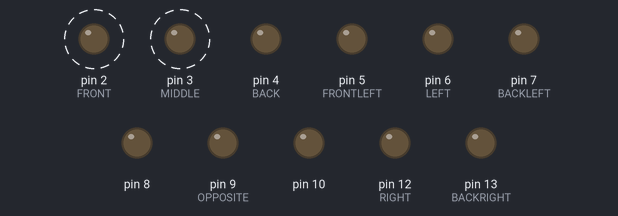
The sketch below on a simulated Arduino Uno, built with avr-gcc and run on an emulated ATmega328P. On the bench: output pins drawn as LEDs (lit = HIGH). Dashed ring = blinking. Pins used as bus, display or sensor lines are not drawn.

Above: at 0.45 s.
Timing chart, 0 to 3.0 s (numbered marks = the images above):
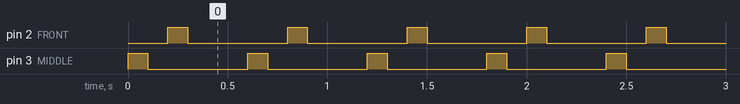

Measured:
- by itself, pin 2 (FRONT), pin 3 (MIDDLE): alternates HIGH for 0.10 s and LOW for 0.50 s
- by itself, everything shown: repeats every 0.60 s, in 4 steps

The sketch:

HapWear.ino
```cpp
#include <string.h>
#include <math.h>

#define PI 3.14159265

int FRONT = 2;
int MIDDLE = 3;
int BACK = 4;
int LEFT = 6;
int RIGHT = 12;
int FRONTLEFT = 5;
int FRONTRIGHT = 11;
int BACKLEFT = 7;
int BACKRIGHT = 13;
int OPPOSITE = 9;

char orientation[] = "right";

float vectorX = 0;
float vectorY = 0;
float vectorZ = 0;

const float g = -9.8;

int x;
int y;
int z;

int xold = 0;
int yold = 0;
int zold = 0;

float pitch = 0;
float roll = 0;
float yaw = 0;

int dx = 0.1; //these are lee-way callibrations to account for jitter
int dy = 0.2;
int dz = 0.5;

int xDif;
int yDif;
int zDif;
int zGdif;

int xEff;
int yEff;
int zEff;

boolean increasing = false;
boolean decreasing = false;
float prevPitch = 0;

int delayTime = 100;

void setup() {
  for(int i = 0; i < 14; i++) {
    pinMode(i, OUTPUT);
  }
  Serial.begin(9600);
  //pinmode(nelsoncode, INPUT);
  x = 0;
  y = 0;
  z = g;
  xEff = 0;
  yEff = 0;
  zEff = 0;
}

void left() {
  digitalWrite(MIDDLE, HIGH);
  delay(delayTime);
  digitalWrite(MIDDLE, LOW);
  delay(delayTime);
  digitalWrite(LEFT, HIGH);
  delay(delayTime);
  digitalWrite(LEFT, LOW);
  delay(delayTime);
  digitalWrite(LEFT, HIGH);
  delay(delayTime);
  digitalWrite(LEFT, LOW);
  delay(delayTime);
}

void right() {
  digitalWrite(MIDDLE, HIGH);
  delay(delayTime);
  digitalWrite(MIDDLE, LOW);
  delay(delayTime);
  digitalWrite(RIGHT, HIGH);
  delay(delayTime);
  digitalWrite(RIGHT, LOW);
  delay(delayTime);
  digitalWrite(RIGHT, HIGH);
  delay(delayTime);
  digitalWrite(RIGHT, LOW);
  delay(delayTime);
}

void front() {
  digitalWrite(MIDDLE, HIGH);
  delay(delayTime);
  digitalWrite(MIDDLE, LOW);
  delay(delayTime);
  digitalWrite(FRONT, HIGH);
  delay(delayTime);
  digitalWrite(FRONT, LOW);
  delay(delayTime);
  digitalWrite(FRONT, HIGH);
  delay(delayTime);
  digitalWrite(FRONT, LOW);
  delay(delayTime);
}

void back() {
  digitalWrite(MIDDLE, HIGH);
  delay(delayTime);
  digitalWrite(MIDDLE, LOW);
  delay(delayTime);
  digitalWrite(BACK, HIGH);
  delay(delayTime);
  digitalWrite(BACK, LOW);
  delay(delayTime);
  digitalWrite(BACK, HIGH);
  delay(delayTime);
  digitalWrite(BACK, LOW);
  delay(delayTime);
}

void frontLeft() {
  digitalWrite(MIDDLE, HIGH);
  delay(delayTime);
  digitalWrite(MIDDLE, LOW);
  delay(delayTime);
  digitalWrite(FRONT, HIGH);
  delay(delayTime);
  digitalWrite(FRONT, LOW);
  delay(delayTime);
  digitalWrite(FRONTLEFT, HIGH);
  delay(delayTime);
  digitalWrite(FRONTLEFT, LOW);
  delay(delayTime);
}

void frontRight() {
  digitalWrite(MIDDLE, HIGH);
  delay(delayTime);
  digitalWrite(MIDDLE, LOW);
  delay(delayTime);
  digitalWrite(FRONT, HIGH);
  delay(delayTime);
  digitalWrite(FRONT, LOW);
  delay(delayTime);
  digitalWrite(FRONTRIGHT, HIGH);
  delay(delayTime);
  digitalWrite(FRONTRIGHT, LOW);
  delay(delayTime);
}

void backLeft() {
  digitalWrite(MIDDLE, HIGH);
  delay(delayTime);
  digitalWrite(MIDDLE, LOW);
  delay(delayTime);
  digitalWrite(BACK, HIGH);
  delay(delayTime);
  digitalWrite(BACK, LOW);
  delay(delayTime);
  digitalWrite(BACKLEFT, HIGH);
  delay(delayTime);
  digitalWrite(BACKLEFT, LOW);
  delay(delayTime);
}

void backRight() {
  digitalWrite(MIDDLE, HIGH);
  delay(delayTime);
  digitalWrite(MIDDLE, LOW);
  delay(delayTime);
  digitalWrite(BACK, HIGH);
  delay(delayTime);
  digitalWrite(BACK, LOW);
  delay(delayTime);
  digitalWrite(BACKRIGHT, HIGH);
  delay(delayTime);
  digitalWrite(BACKRIGHT, LOW);
  delay(delayTime);
}

void up() {
  digitalWrite(OPPOSITE, HIGH);
  delay(delayTime);
  digitalWrite(OPPOSITE, LOW);
  delay(delayTime);
  digitalWrite(MIDDLE, HIGH);
  delay(delayTime);
  digitalWrite(MIDDLE, LOW);
  delay(delayTime);
  digitalWrite(MIDDLE, HIGH);
  delay(delayTime);
  digitalWrite(MIDDLE, LOW);
  delay(delayTime);
}

void down() {
  digitalWrite(MIDDLE, HIGH);
  delay(delayTime);
  digitalWrite(MIDDLE, LOW);
  delay(delayTime);
  digitalWrite(OPPOSITE, HIGH);
  delay(delayTime);
  digitalWrite(OPPOSITE, LOW);
  delay(delayTime);
  digitalWrite(OPPOSITE, HIGH);
  delay(delayTime);
  digitalWrite(OPPOSITE, LOW);
  delay(delayTime);
}

void updateData(){
  xold = x;
  yold = y;
  zold = z;
  x = digitalRead(12);
  y = digitalRead(11);
  z = digitalRead(10);

  pitch = digitalRead(12);
  roll = digitalRead(11);
  yaw = digitalRead(10);

  xDif = x - xold;
  yDif = y - yold;
  zDif = z - zold;
  zGdif = z-g;
}

boolean checkStillHand(){
  if(xDif != NULL && yDif != NULL && zDif != NULL){
    if(fabs(xDif) < dx && fabs(yDif) < dy && fabs(zDif) < dz ){
      return true;
    }
    else{
      return false;
    }
  }
  else{
    return false;
  }
}

void checkDiff(){
  if(fabs(xDif) < dx){
    xEff = xold;
  }else{
    xEff = x;
  }

  if(fabs(yDif) < dy){
    yEff = yold;
  }else{
    yEff = y;
  }

  if(fabs(zDif) < dz){
    zEff = zold;
  }else{
    zEff = z;
  }
}

boolean checkUpright(){
  int pitchleeway = 10;
  if(fabs(pitch-90) < pitchleeway){
    return true;
  }
  else {
    return false;
  }
}

boolean checkWave(){
  float leeway = 5;
  boolean prevIncreasing = increasing;
  boolean prevDecreasing = decreasing;
  if(checkUpright()) {
    if(prevPitch == 0) {
      prevPitch = pitch;
    }
    else if(pitch > prevPitch + leeway) { //now increasing
      increasing = true;
      decreasing = false;
      if(!prevIncreasing && prevDecreasing) {
        return true;
      }
      else {
        return false;
      }
    }
    else if(pitch < prevPitch - leeway) { //now decreasing
      decreasing = true;
      increasing = false;
      if(prevIncreasing && !prevDecreasing) {
        return true;
      }
      else {
        return false;
      }
    }
    else { //not moving
      increasing = false;
      decreasing = false;
      return false;
    }
  }
}

//#include <ctype.h>
#include <SoftwareSerial.h>
/*
#define bit9600Delay 84
#define halfBit9600Delay 42
#define bit4800Delay 188
#define halfBit4800Delay 94
*/
byte rx = 6;
byte tx = 7;

double xvect;
double yvect;

double lat;
double longt;

char sbuff[32];
const char* sendbuff = "hello hai";

void loop() {
  /*
  int numchars = Serial.available();
  if(numchars < 20){
    delay(500);
    return;
  }
  Serial.readBytes(sbuff, 16);
  xvect = *((double*)sbuff);
  yvect = *((double*)(sbuff+8));

  Serial.println(xvect, 32);
  Serial.println(yvect, 32);
  delay(100);


  updateData();
  checkDiff();
  boolean IsHandStill = checkStillHand();
  if(IsHandStill){
    Serial.write("Hand is Still");
  }

  vectorX = sin(pitch*PI/180);
  vectorY = sin(yaw*PI/180) * cos(pitch*PI/180);
  vectorZ = cos(yaw*PI/180) * cos(pitch*PI/180);

  if(strncmp(orientation, "top", 7) == 0) {
    FRONT = 2;
    MIDDLE = 3;
    BACK = 4;
    LEFT = 6;
    RIGHT = 12;
    FRONTLEFT = 5;
    FRONTRIGHT = 11;
    BACKLEFT = 7;
    BACKRIGHT = 13;
    OPPOSITE = 9;
  }
  else if(strncmp(orientation, "left", 7) == 0) {
    FRONT = 5;
    MIDDLE = 6;
    BACK = 7;
    LEFT = 9;
    RIGHT = 3;
    FRONTLEFT = 8;
    FRONTRIGHT = 2;
    BACKLEFT = 10;
    BACKRIGHT = 4;
    OPPOSITE = 12;
  }
  else if(strncmp(orientation, "right", 7) == 0) {
    FRONT = 11;
    MIDDLE = 12;
    BACK = 13;
    LEFT = 3;
    RIGHT = 9;
    FRONTLEFT = 2;
    FRONTRIGHT = 8;
    BACKLEFT = 4;
    BACKRIGHT = 10;
    OPPOSITE = 6;
  }
  else if(strncmp(orientation, "bottom", 7) == 0) {
    FRONT = 8;
    MIDDLE = 9;
    BACK = 10;
    LEFT = 12;
    RIGHT = 6;
    FRONTLEFT = 11;
    FRONTRIGHT = 5;
    BACKLEFT = 13;
    BACKRIGHT = 7;
    OPPOSITE = 3;
  }

  if(vectorZ >= 0 && fabs(vectorZ) >= fabs(vectorX) && fabs(vectorZ) >= fabs(vectorY)) {
    up();
  }
  else if(vectorZ < 0 && fabs(vectorZ) >= fabs(vectorX) && fabs(vectorZ) >= fabs(vectorY)) {
    down();
  }
  else if(vectorX <= 0 && fabs(vectorX) >= fabs(vectorY) && fabs(vectorX) >= fabs(vectorZ)) {
    if(vectorY >= 0 && fabs(vectorY) >= 0.5 * (float)fabs(vectorX)) {
      frontLeft();
    }
    else if(vectorY < 0 && fabs(vectorY) >= 0.5 * (float)fabs(vectorX)) {
      backLeft();
    }
    else{
      left();
    }
  }
  else if(vectorX > 0 && fabs(vectorX) >= fabs(vectorY) && fabs(vectorX) >= fabs(vectorZ)) {
    if(vectorY >= 0 && fabs(vectorY) >= 0.5 * (float)fabs(vectorX)) {
      frontRight();
    }
    else if(vectorY < 0 && fabs(vectorY) >= 0.5 * (float)fabs(vectorX)) {
      backRight();
    }
    else{
      right();
    }
  }
  else if(vectorY >= 0 && fabs(vectorY) >= fabs(vectorX) && fabs(vectorY) >= fabs(vectorZ)) {
    if(vectorX >= 0 && fabs(vectorX) >= 0.5 * (float)fabs(vectorY)) {
      frontRight();
    }
    else if(vectorX < 0 && fabs(vectorX) >= 0.5 * (float)fabs(vectorY)) {
      frontLeft();
    }
    else{
      front();
    }
  }
  else if(vectorY < 0 && fabs(vectorY) >= fabs(vectorX) && fabs(vectorY) >= fabs(vectorZ)) {
    if(vectorX >= 0 && fabs(vectorX) >= 0.5 * (float)fabs(vectorY)) {
      backRight();
    }
    else if(vectorX < 0 && fabs(vectorX) >= 0.5 * (float)fabs(vectorY)) {
      backLeft();
    }
    else{
      back();
    }
  }


  for(int i = 1; i < 14; i++) {
    digitalWrite(i, HIGH);
    delay(delayTime);
    digitalWrite(i, LOW);
    delay(delayTime);
  }
  */

  frontRight();
}
```
